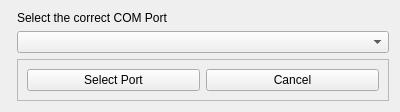
<?xml version="1.0" encoding="UTF-8"?>
<ui version="4.0">
 <class>Form</class>
 <widget class="QWidget" name="Form">
  <property name="geometry">
   <rect>
    <x>0</x>
    <y>0</y>
    <width>400</width>
    <height>112</height>
   </rect>
  </property>
  <property name="windowTitle">
   <string>Form</string>
  </property>
  <layout class="QFormLayout" name="formLayout">
   <property name="fieldGrowthPolicy">
    <enum>QFormLayout::AllNonFixedFieldsGrow</enum>
   </property>
   <item row="1" column="1">
    <widget class="QLabel" name="label">
     <property name="text">
      <string>Select the correct COM Port</string>
     </property>
    </widget>
   </item>
   <item row="2" column="1">
    <widget class="QComboBox" name="comboBox"/>
   </item>
   <item row="3" column="1">
    <widget class="QFrame" name="frame">
     <property name="frameShape">
      <enum>QFrame::StyledPanel</enum>
     </property>
     <property name="frameShadow">
      <enum>QFrame::Raised</enum>
     </property>
     <layout class="QHBoxLayout" name="horizontalLayout">
      <item>
       <widget class="QPushButton" name="pushButton_2">
        <property name="text">
         <string>Select Port</string>
        </property>
       </widget>
      </item>
      <item>
       <widget class="QPushButton" name="pushButton">
        <property name="text">
         <string>Cancel</string>
        </property>
       </widget>
      </item>
     </layout>
    </widget>
   </item>
  </layout>
 </widget>
 <resources/>
 <connections/>
</ui>
